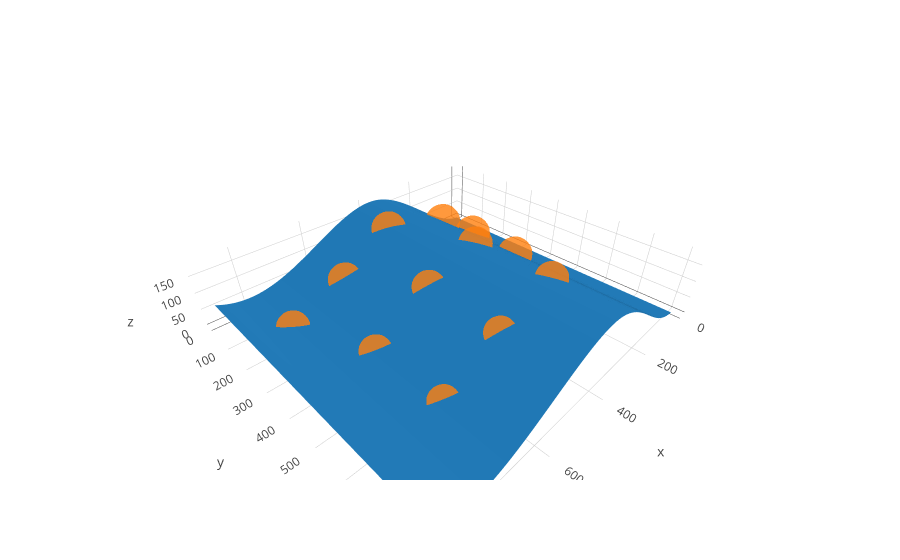

Notebook code cell kept with this figure:
### Code cell
# Assume the new keyboard is formed by folding the keyboard onto the curved surface

new_locations = []
curved_char_pos_dict = {}
for key in left_keys:
    flat_x, flat_y = char_pos_dict[key]
    pos_x_on_curved_keyboard = optimize.brentq(lambda x: scaled_curve_length(x)[0] - flat_x, 0, inpl_w)
    
    new_location = np.array([pos_x_on_curved_keyboard, flat_y, interpolate.splev(pos_x_on_curved_keyboard, scaled_spline, der = 0) ])
    new_locations.append(new_location)
    print("Key: {}\tCurved x: {}".format(key, pos_x_on_curved_keyboard))
    curved_char_pos_dict[key] = new_location
    
plotMeshShape(scaled_xnew ,scaled_spline, True, np.array(new_locations))

### Figure 1 — Plotly figure (JSON) as saved in the notebook; plotly's stock layout.template omitted (floating-point values rounded to 4 significant figures; data arrays with more than 128 entries replaced by an {"elided": "..."} marker saying what was removed)
{"data": [{"type": "mesh3d", "uid": "14578dfb-5e67-46ca-97c0-3bf675171525", "x": {"elided": "8640 float values"}, "y": {"elided": "8640 int values"}, "z": {"elided": "8640 float values"}}, {"marker": {"opacity": 0.8, "size": 12}, "mode": "markers", "type": "scatter3d", "uid": "ddeaf8a5-1cce-4aa1-bdba-73ac25fb0d4a", "x": [152.7, 89.4, 773.5, 522.8, 605.6, 435.1, 687.8, 517.3, 238.8, 320.5, 693.3, 329.4], "y": [387.1, 159.3, 191.9, 635.2, 181.9, 159, 633.3, 409.6, 170.4, 618.6, 420.8, 386.2], "z": [71.53, 31.23, 39.81, 139.6, 97.14, 174.9, 59.99, 142.3, 131.3, 173.3, 57.99, 176.1]}], "layout": {"scene": {"aspectmode": "data"}}}
